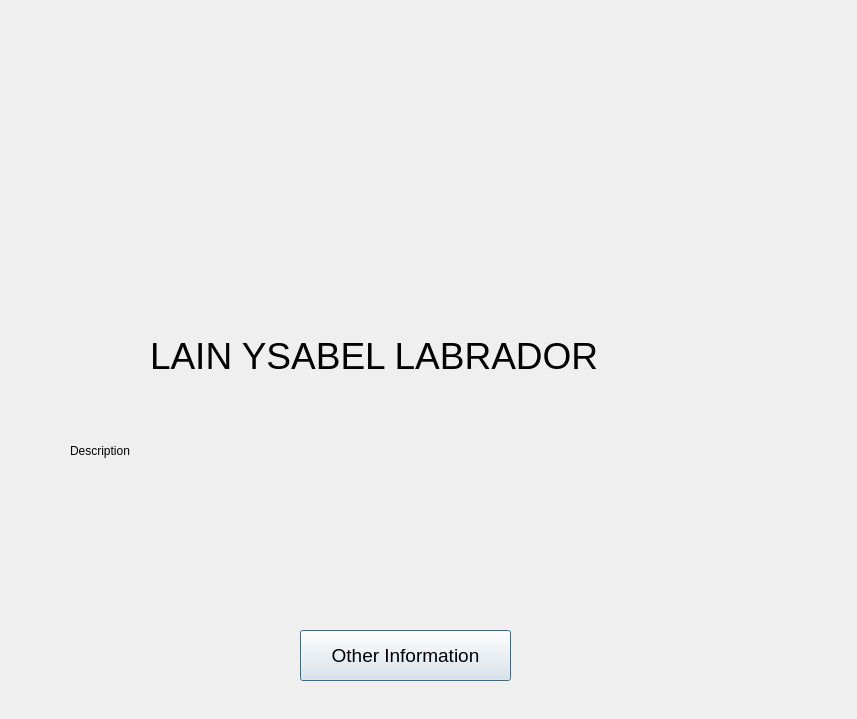
<?xml version="1.0" encoding="UTF-8"?>
<ui version="4.0">
 <class>Labrador</class>
 <widget class="QDialog" name="Labrador">
  <property name="geometry">
   <rect>
    <x>0</x>
    <y>0</y>
    <width>857</width>
    <height>719</height>
   </rect>
  </property>
  <property name="windowTitle">
   <string>Dialog</string>
  </property>
  <widget class="QLabel" name="label_2">
   <property name="geometry">
    <rect>
     <x>70</x>
     <y>400</y>
     <width>701</width>
     <height>101</height>
    </rect>
   </property>
   <property name="text">
    <string>Description</string>
   </property>
  </widget>
  <widget class="QPushButton" name="pushButton">
   <property name="geometry">
    <rect>
     <x>300</x>
     <y>630</y>
     <width>211</width>
     <height>51</height>
    </rect>
   </property>
   <property name="font">
    <font>
     <pointsize>14</pointsize>
    </font>
   </property>
   <property name="text">
    <string>Other Information</string>
   </property>
  </widget>
  <widget class="QLabel" name="label">
   <property name="geometry">
    <rect>
     <x>150</x>
     <y>330</y>
     <width>551</width>
     <height>51</height>
    </rect>
   </property>
   <property name="font">
    <font>
     <pointsize>28</pointsize>
    </font>
   </property>
   <property name="text">
    <string>LAIN YSABEL LABRADOR</string>
   </property>
  </widget>
  <widget class="QLabel" name="label_3">
   <property name="geometry">
    <rect>
     <x>250</x>
     <y>-150</y>
     <width>321</width>
     <height>471</height>
    </rect>
   </property>
   <property name="text">
    <string/>
   </property>
   <property name="pixmap">
    <pixmap resource="src.qrc">:/pics/PICTURES FOR GROUPWORK/photo_2023-03-06_15-17-58-removebg-preview.png</pixmap>
   </property>
   <property name="scaledContents">
    <bool>true</bool>
   </property>
   <property name="wordWrap">
    <bool>false</bool>
   </property>
  </widget>
 </widget>
 <resources>
  <include location="src.qrc"/>
 </resources>
 <connections/>
</ui>
